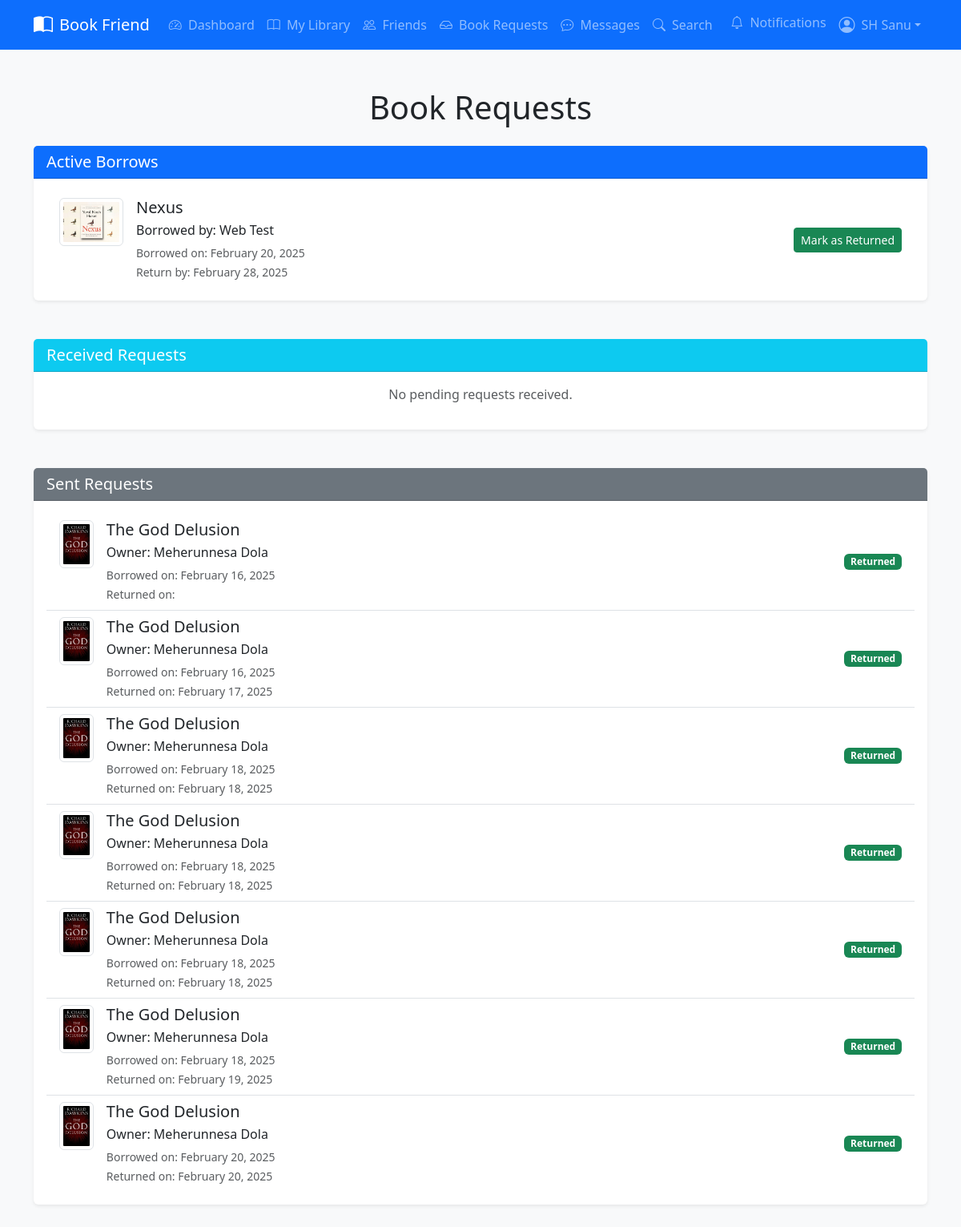
The page /books/requests/ (signed in) on the database its author committed.
### Core/models.py (models this page shows, shortened)
class BookRequest(models.Model):
    STATUS_CHOICES = [
        ('pending', 'Pending'),
        ('accepted', 'Accepted'),
        ('declined', 'Declined'),
        ('returned', 'Returned'),
    ]
    book = models.ForeignKey(Book, on_delete=models.CASCADE)
    borrower = models.ForeignKey(User, related_name='book_requests_sent', on_delete=models.CASCADE)
    return_date = models.DateField()
    status = models.CharField(max_length=20, choices=STATUS_CHOICES, default='pending')
    created_at = models.DateTimeField(auto_now_add=True)
    returned_at = models.DateTimeField(null=True, blank=True)

class Book(models.Model):
    CONDITION_CHOICES = [
        ('new', 'New'),
        ('like_new', 'Like New'),
        ('good', 'Good'),
        ('fair', 'Fair'),
        ('poor', 'Poor'),
    ]
    owner = models.ForeignKey(User, on_delete=models.CASCADE)
    title = models.CharField(max_length=200)
    author = models.CharField(max_length=200)
    genre = models.CharField(max_length=100)
    condition = models.CharField(max_length=20, choices=CONDITION_CHOICES)
    cover_image = models.ImageField(upload_to='book_covers/', blank=True)
    description = models.TextField(blank=True)
    available = models.BooleanField(default=True)
    created_at = models.DateTimeField(auto_now_add=True)

### Core/views.py (the view)
# urls.py: path("books/requests/", views.book_requests, name="book_requests"),
@login_required
def book_requests(request):
    received_requests = BookRequest.objects.filter(
        book__owner=request.user, status="pending"
    ).select_related("book", "borrower")
    sent_pending_requests = BookRequest.objects.filter(
        borrower=request.user,
        status="pending"
    ).select_related("book", "book__owner")
    sent_returned_requests = BookRequest.objects.filter(
        borrower=request.user,
        status="returned"
    ).select_related("book", "book__owner")
    active_borrows = BookRequest.objects.filter(
        (Q(book__owner=request.user) | Q(borrower=request.user)),
        status="accepted"
    ).select_related("book", "borrower", "book__owner")
    context = {
        "received_requests": received_requests,
        "sent_pending_requests": sent_pending_requests,
        "sent_returned_requests": sent_returned_requests,
        "active_borrows": active_borrows,
    }
    return render(request, "core/books/requests.html", context)

### Core/context_processors.py (called while the page is built)
def notification_count(request):
    if request.user.is_authenticated:
        unread_count = Notification.objects.filter(user=request.user, read=False).count()
        return {'unread_notifications': unread_count}
    return {'unread_notifications': 0}

### templates/core/books/requests.html (shortened to what this page needs)
{% extends 'core/base.html' %}
{% load static %}
{% block content %}
<div class="container my-5">
    <h1 class="mb-4 text-center">Book Requests</h1>
    <section class="mb-5">
        <div class="card shadow-sm">
            <div class="card-header bg-primary text-white">
                <h2 class="h5 mb-0">Active Borrows</h2>
            </div>
            <div class="card-body">
                {% if active_borrows %}
                    <div class="list-group list-group-flush">
                        {% for borrow in active_borrows %}
                            <div class="list-group-item">
                                <div class="d-flex justify-content-between align-items-center">
                                    <div class="d-flex">
                                        <a href="{% url 'core:book_detail' borrow.book.id %}" class="text-decoration-none">
                                            <img src="{{ borrow.book.cover_image.url }}" alt="{{ borrow.book.title }} Cover" class="book-cover-small img-thumbnail me-3" style="max-width: 80px; max-height: 120px; object-fit: cover;">
                                        </a>
                                        <div>
                                            <h5 class="mb-1"><a href="{% url 'core:book_detail' borrow.book.id %}" class="text-decoration-none text-dark">{{ borrow.book.title }}</a></h5>
                                            {% if borrow.borrower == request.user %}
                                                <p class="mb-1">Borrowed from: <a href="{% url 'core:profile' borrow.book.owner.username %}" class="text-decoration-none text-dark">{{ borrow.book.owner.get_full_name }}</a></p>
                                            {% else %}
                                                <p class="mb-1">Borrowed by: <a href="{% url 'core:profile' borrow.borrower.username %}" class="text-decoration-none text-dark">{{ borrow.borrower.get_full_name }}</a></p>
                                            {% endif %}
                                            <small class="text-muted">Borrowed on: {{ borrow.created_at|date:"F d, Y" }}</small><br>
                                            <small class="text-muted">Return by: {{ borrow.return_date|date:"F d, Y" }}</small>
                                        </div>
                                    </div>
                                    {% if request.user == borrow.book.owner %}
                                    <form method="post" action="{% url 'core:book_return' borrow.id %}">
                                        <button type="submit" class="btn btn-success btn-sm">Mark as Returned</button>
                                    </form>
                                    {% endif %}
                                </div>
                            </div>
                        {% endfor %}
                    </div>
                {% else %}
                    <p class="text-muted text-center">No active borrows.</p>
                {% endif %}
            </div>
        </div>
    </section>
    <section class="mb-5">
        <div class="card shadow-sm">
            <div class="card-header bg-info text-white">
                <h2 class="h5 mb-0">Received Requests</h2>
            </div>
            <div class="card-body">
                {% if received_requests %}
                    <div class="list-group list-group-flush">
                        {% for request in received_requests %}
                            <div class="list-group-item">
                                <div class="d-flex justify-content-between align-items-center">
                                    <div class="d-flex">
                                        <img src="{{ request.book.cover_image.url }}" alt="{{ request.book.title }} Cover" class="book-cover-small img-thumbnail me-3" style="max-width: 80px; max-height: 120px; object-fit: cover;">
                                        <div>
                                            <h5 class="mb-1">{{ request.book.title }}</h5>
                                            <p class="mb-1">Requested by: {{ request.borrower.get_full_name }}</p>
                                            <small class="text-muted">Requested on: {{ request.created_at|date:"F d, Y" }}</small><br>
                                            <small class="text-muted">Return by: {{ request.return_date|date:"F d, Y" }}</small>
                                        </div>
                                    </div>
                                    <div class="btn-group">
                                        <form method="post" action="{% url 'core:book_request_accept' request.id %}" class="d-inline">
                                            {% csrf_token %}
                                            <button type="submit" class="btn btn-success btn-sm">Accept</button>
                                        </form>
                                        <form method="post" action="{% url 'core:book_request_decline' request.id %}" class="d-inline ms-2">
                                            {% csrf_token %}
                                            <button type="submit" class="btn btn-danger btn-sm">Decline</button>
                                        </form>
                                    </div>
                                </div>
                            </div>
                        {% endfor %}
                    </div>
                {% else %}
                    <p class="text-muted text-center">No pending requests received.</p>
                {% endif %}
            </div>
        </div>
    </section>
    <section>
        <div class="card shadow-sm">
            <div class="card-header bg-secondary text-white">
                <h2 class="h5 mb-0">Sent Requests</h2>
            </div>
            <div class="card-body">
                {% if sent_pending_requests or sent_returned_requests %}
                    <div class="list-group list-group-flush">
                        {% for request in sent_returned_requests %}
                            <div class="list-group-item">
                                <div class="d-flex justify-content-between align-items-center">
                                    <div class="d-flex">
                                        <img src="{{ request.book.cover_image.url }}" alt="{{ request.book.title }} Cover" class="book-cover-small img-thumbnail me-3" style="max-width: 80px; max-height: 120px; object-fit: cover;">
                                        <div>
                                            <h5 class="mb-1"><a href="{% url 'core:book_detail' request.book.id %}" class="text-decoration-none text-dark">{{ request.book.title }}</a></h5>
                                            <p class="mb-1">Owner: {{ request.book.owner.get_full_name }}</p>
                                            <small class="text-muted">Borrowed on: {{ request.created_at|date:"F d, Y" }}</small><br>
                                            <small class="text-muted">Returned on: {{ request.returned_at|date:"F d, Y" }}</small>
                                        </div>
                                    </div>
                                    <span class="badge bg-success">Returned</span>
                                </div>
                            </div>
                        {% endfor %}
                    </div>
                {% else %}
                    <p class="text-muted text-center">No requests sent.</p>
                {% endif %}
            </div>
        </div>
    </section>
</div>
{% endblock %}

### templates/core/includes/navbar.html (shortened to what this page needs)
<nav class="navbar navbar-expand-lg navbar-dark bg-primary">
    <div class="container">
      <a class="navbar-brand d-flex align-items-center" href="{% url 'core:landing' %}">
        <i class="bi bi-book-half me-2 fs-4"></i>
        Book Friend
      </a>
      <div class="collapse navbar-collapse" id="navbarNav">
        {% if user.is_authenticated %}
          <ul class="navbar-nav me-auto">
            <li class="nav-item">
              <a class="nav-link" href="{% url 'core:dashboard' %}">
                <i class="bi bi-speedometer2 me-1"></i> Dashboard
              </a>
            </li>
            <li class="nav-item">
              <a class="nav-link" href="{% url 'core:library' username=user.username %}">
                <i class="bi bi-book me-1"></i> My Library
              </a>
            </li>
            <li class="nav-item">
              <a class="nav-link" href="{% url 'core:friends_list' %}">
                <i class="bi bi-people me-1"></i> Friends
              </a>
            </li>
            <li class="nav-item">
              <a class="nav-link" href="{% url 'core:book_requests' %}">
                <i class="bi bi-inbox me-1"></i> Book Requests
              </a>
            </li>
            <li class="nav-item">
              <a class="nav-link position-relative" href="{% url 'message_chat:chat_list' %}">
                <i class="bi bi-chat-dots me-1"></i> Messages
              </a>
            </li>
            <li class="nav-item">
              <a class="nav-link" href="{% url 'core:search' %}">
                <i class="bi bi-search me-1"></i> Search
              </a>
            </li>
          </ul>
          <ul class="navbar-nav">
            <li class="nav-item">
              <a class="nav-link position-relative" href="{% url 'core:notifications' %}">
                <i class="bi bi-bell me-1"></i> Notifications
              </a>
            </li>
            <li class="nav-item dropdown">
              <a
                class="nav-link dropdown-toggle d-flex align-items-center"
                href="#"
                role="button"
                data-bs-toggle="dropdown"
                aria-expanded="false"
              >
                <i class="bi bi-person-circle fs-5 me-2"></i>
                {{ user.get_full_name }}
              </a>
            </li>
          </ul>
        {% endif %}
      </div>
    </div>
  </nav>

### static/core/css/style.css (style rules this page uses)
body { background-color: #f8f9fa; }
.card { box-shadow: 0 2px 4px rgba(0,0,0,0.1); border: none; }
.book-cover-small { height: 60px; width: auto; object-fit: contain; display: block; margin-right: 10px; }

### rows shown on the page
BookRequest: book.cover_image (picture), book "Nexus", borrower.get_full_name "Web Test", created_at "February 20, 2025", return_date "February 28, 2025", shows "Mark as Returned"
BookRequest: book.cover_image (picture), book "The God Delusion", book.owner.get_full_name "Meherunnesa Dola", created_at "February 16, 2025"
BookRequest: book.cover_image (picture), book "The God Delusion", book.owner.get_full_name "Meherunnesa Dola", created_at "February 16, 2025", returned_at "February 17, 2025"
BookRequest: book.cover_image (picture), book "The God Delusion", book.owner.get_full_name "Meherunnesa Dola", created_at "February 18, 2025", returned_at "February 18, 2025"
BookRequest: book.cover_image (picture), book "The God Delusion", book.owner.get_full_name "Meherunnesa Dola", created_at "February 18, 2025", returned_at "February 18, 2025"
BookRequest: book.cover_image (picture), book "The God Delusion", book.owner.get_full_name "Meherunnesa Dola", created_at "February 18, 2025", returned_at "February 18, 2025"
BookRequest: book.cover_image (picture), book "The God Delusion", book.owner.get_full_name "Meherunnesa Dola", created_at "February 18, 2025", returned_at "February 19, 2025"
BookRequest: book.cover_image (picture), book "The God Delusion", book.owner.get_full_name "Meherunnesa Dola", created_at "February 20, 2025", returned_at "February 20, 2025"

### other values the page prints
{{ user.get_full_name }} "SH Sanu"
